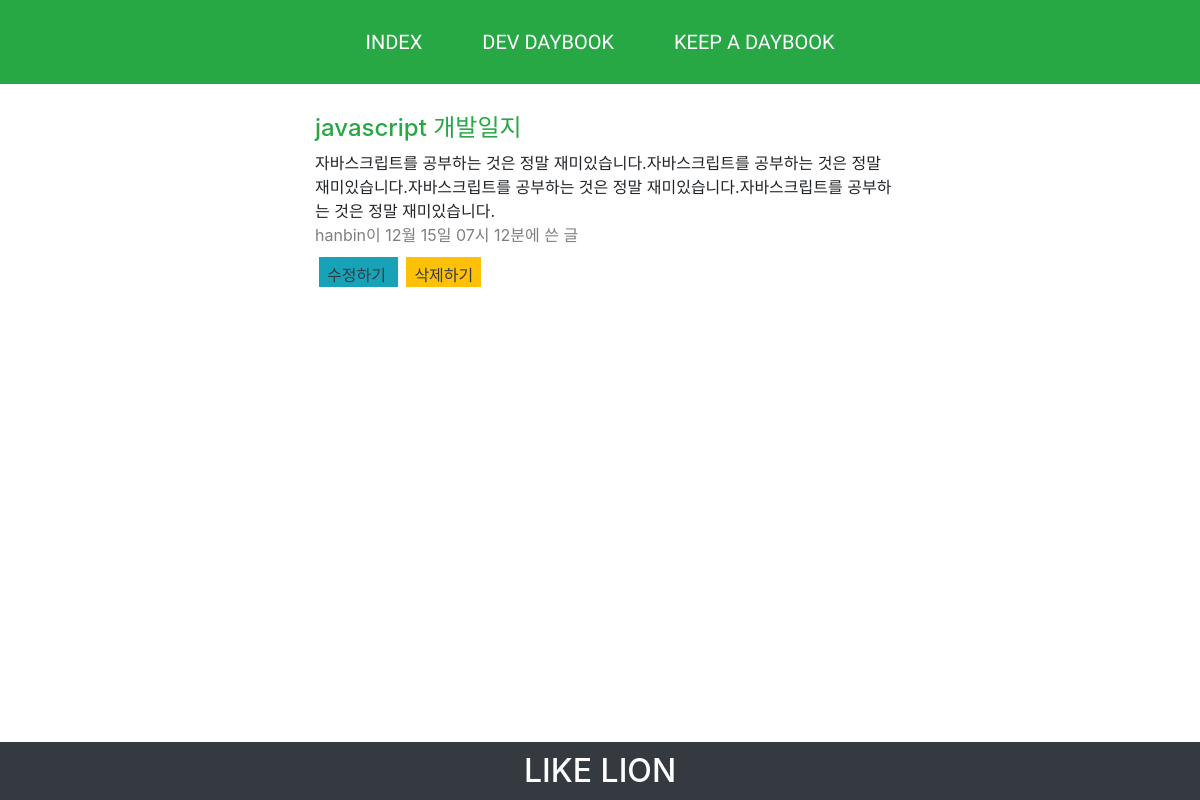
The app's page /board/28/ with its own data.
### diaryboard/models.py (models this page shows, shortened)
class Post(models.Model):
    author = models.ForeignKey(settings.AUTH_USER_MODEL, on_delete=models.CASCADE)
    title = models.CharField(max_length=200)
    content = models.TextField()
    created_date = models.DateTimeField(auto_now=True)

### diaryboard/views.py (the view)
# urls.py: path('board/<int:post_id>/', diaryboard.views.detail, name='detail'),
def detail(request, post_id):
    post_detail = get_object_or_404(Post, pk=post_id)
    return render(request,'detail.html',{'post':post_detail})

### diaryboard/templates/detail.html
{% extends 'base.html' %}
{% load static %}
{% block content %}
    <div class="boardContainer">
        <h4 class="text-success">{{post.title}}</h4>
        <p>{{post.content}}</p>
        <p class="mb-3 text-black-50">{{post.author}}이 {{post.created_date|date:"m월 d일 h시 m분"}}에 쓴 글</p>
        <a href="{% url 'update' post.id %}" class="p-2 m-1 text-dark bg-info"> 수정하기 </a>
        <a href="{% url 'delete' post.id %}" class="p-2 m-1 text-dark bg-warning"> 삭제하기 </a>
    </div>
{% endblock %}

### diaryboard/static/css/style.css (style rules this page uses)
h1,h2,p { padding: 0px; margin: 0px; }
body { min-height: 100%; }
.boardContainer { padding-left: 15px; width: 50%; margin: 30px auto; max-height: 514px; overflow: scroll; }

### records on screen
Post: title "javascript 개발일지", content "자바스크립트를 공부하는 것은 정말 재미있습니다.자바스크립트를 공부하는 것은 정말 재미있습니다.자바스크립트를 공부하는 것은 정말 재미있습니다.자바스크립트를 공부하는 것은 정말 재미있습니다.", author "hanbin", created_date "12월 15일 07시 12분"
